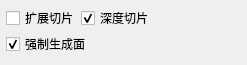
<?xml version="1.0" encoding="UTF-8"?>
<ui version="4.0">
 <class>Form</class>
 <widget class="QWidget" name="Form">
  <property name="geometry">
   <rect>
    <x>0</x>
    <y>0</y>
    <width>247</width>
    <height>65</height>
   </rect>
  </property>
  <property name="sizePolicy">
   <sizepolicy hsizetype="Minimum" vsizetype="Minimum">
    <horstretch>0</horstretch>
    <verstretch>0</verstretch>
   </sizepolicy>
  </property>
  <property name="minimumSize">
   <size>
    <width>0</width>
    <height>0</height>
   </size>
  </property>
  <property name="baseSize">
   <size>
    <width>0</width>
    <height>65</height>
   </size>
  </property>
  <property name="windowTitle">
   <string>窗体</string>
  </property>
  <layout class="QVBoxLayout" name="verticalLayout">
   <property name="spacing">
    <number>2</number>
   </property>
   <property name="leftMargin">
    <number>6</number>
   </property>
   <property name="topMargin">
    <number>6</number>
   </property>
   <property name="rightMargin">
    <number>6</number>
   </property>
   <property name="bottomMargin">
    <number>6</number>
   </property>
   <item>
    <layout class="QHBoxLayout" name="horizontalLayout">
     <property name="spacing">
      <number>2</number>
     </property>
     <property name="topMargin">
      <number>0</number>
     </property>
     <item>
      <widget class="QCheckBox" name="slice_extended">
       <property name="toolTip">
        <string>启用后，切片线段会向两侧延伸，从而所有与该线相交的边都会被切割。</string>
       </property>
       <property name="text"><string>扩展切片</string></property>
       <property name="checked">
        <bool>false</bool>
       </property>
      </widget>
     </item>
     <item>
      <widget class="QCheckBox" name="slice_deep">
       <property name="toolTip">
        <string>启用后，所有与切片线段相交的边都会被切割，而不仅是前面的那些。</string>
       </property>
       <property name="text"><string>深度切片</string></property>
       <property name="checked">
        <bool>true</bool>
       </property>
      </widget>
     </item>
     <item>
      <spacer name="horizontalSpacer">
       <property name="orientation">
        <enum>Qt::Horizontal</enum>
       </property>
       <property name="sizeHint" stdset="0">
        <size>
         <width>5</width>
         <height>20</height>
        </size>
       </property>
      </spacer>
     </item>
    </layout>
   </item>
   <item>
    <layout class="QHBoxLayout" name="horizontalLayout_2">
     <property name="spacing">
      <number>2</number>
     </property>
     <property name="topMargin">
      <number>0</number>
     </property>
     <item>
      <widget class="QCheckBox" name="slice_forceFaces">
       <property name="toolTip">
        <string>启用后，切片后会创建额外的边，使结果几何体没有孔洞。</string>
       </property>
       <property name="text"><string>强制生成面</string></property>
       <property name="checked">
        <bool>true</bool>
       </property>
      </widget>
     </item>
     <item>
      <spacer name="horizontalSpacer_2">
       <property name="orientation">
        <enum>Qt::Horizontal</enum>
       </property>
       <property name="sizeHint" stdset="0">
        <size>
         <width>5</width>
         <height>20</height>
        </size>
       </property>
      </spacer>
     </item>
    </layout>
   </item>
   <item>
    <spacer name="verticalSpacer">
     <property name="orientation">
      <enum>Qt::Vertical</enum>
     </property>
     <property name="sizeType">
      <enum>QSizePolicy::Expanding</enum>
     </property>
     <property name="sizeHint" stdset="0">
      <size>
       <width>20</width>
       <height>5</height>
      </size>
     </property>
    </spacer>
   </item>
  </layout>
 </widget>
 <resources/>
 <connections/>
</ui>
